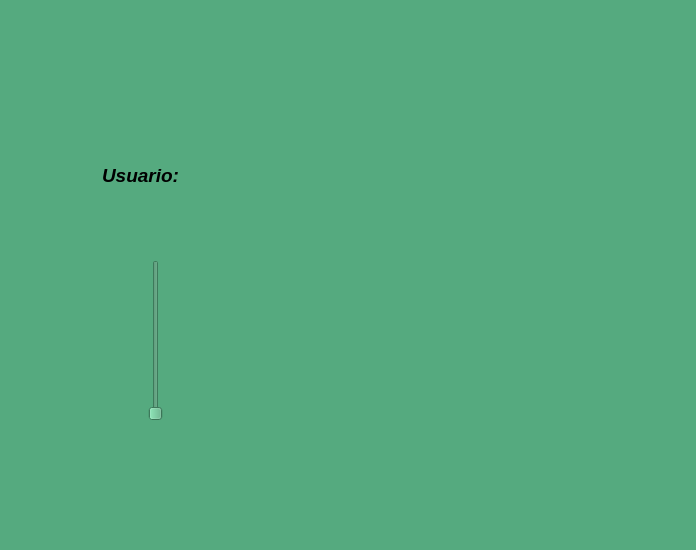
<?xml version="1.0" encoding="UTF-8"?>
<ui version="4.0">
 <class>MainWindow</class>
 <widget class="QMainWindow" name="MainWindow">
  <property name="geometry">
   <rect>
    <x>0</x>
    <y>0</y>
    <width>696</width>
    <height>550</height>
   </rect>
  </property>
  <property name="windowTitle">
   <string>MainWindow</string>
  </property>
  <property name="styleSheet">
   <string notr="true">background-color: rgb(85, 170, 127);</string>
  </property>
  <widget class="QWidget" name="centralwidget">
   <widget class="QLabel" name="label">
    <property name="geometry">
     <rect>
      <x>30</x>
      <y>10</y>
      <width>201</width>
      <height>101</height>
     </rect>
    </property>
    <property name="text">
     <string/>
    </property>
    <property name="pixmap">
     <pixmap resource="../Recursos.qrc">:/Logos/Imagenes/WhatsApp Image 2024-02-15 at 6.57.13 PM.jpeg</pixmap>
    </property>
    <property name="scaledContents">
     <bool>true</bool>
    </property>
   </widget>
   <widget class="QLabel" name="label_2">
    <property name="geometry">
     <rect>
      <x>430</x>
      <y>10</y>
      <width>241</width>
      <height>101</height>
     </rect>
    </property>
    <property name="text">
     <string/>
    </property>
    <property name="pixmap">
     <pixmap resource="../Recursos.qrc">:/Logos/Imagenes/UAT_2018_-_2021_HORIZONTAL.jpg</pixmap>
    </property>
    <property name="scaledContents">
     <bool>true</bool>
    </property>
   </widget>
   <widget class="QLabel" name="label_3">
    <property name="geometry">
     <rect>
      <x>590</x>
      <y>450</y>
      <width>91</width>
      <height>61</height>
     </rect>
    </property>
    <property name="text">
     <string/>
    </property>
    <property name="pixmap">
     <pixmap resource="../Recursos.qrc">:/Logos/Imagenes/WhatsApp Image 2024-02-15 at 9.24.51 PM.jpeg</pixmap>
    </property>
    <property name="scaledContents">
     <bool>true</bool>
    </property>
   </widget>
   <widget class="QLabel" name="img_persona_4">
    <property name="geometry">
     <rect>
      <x>340</x>
      <y>200</y>
      <width>211</width>
      <height>221</height>
     </rect>
    </property>
    <property name="text">
     <string/>
    </property>
    <property name="pixmap">
     <pixmap resource="../Recursos.qrc">:/Logos/Imagenes/images.jpg</pixmap>
    </property>
    <property name="scaledContents">
     <bool>true</bool>
    </property>
   </widget>
   <widget class="QSlider" name="vs_personas">
    <property name="geometry">
     <rect>
      <x>140</x>
      <y>260</y>
      <width>31</width>
      <height>161</height>
     </rect>
    </property>
    <property name="orientation">
     <enum>Qt::Vertical</enum>
    </property>
   </widget>
   <widget class="QLabel" name="label_5">
    <property name="geometry">
     <rect>
      <x>90</x>
      <y>160</y>
      <width>101</width>
      <height>31</height>
     </rect>
    </property>
    <property name="text">
     <string>&lt;html&gt;&lt;head/&gt;&lt;body&gt;&lt;p align=&quot;center&quot;&gt;&lt;span style=&quot; font-size:14pt; font-weight:600; font-style:italic;&quot;&gt;Usuario:&lt;/span&gt;&lt;/p&gt;&lt;/body&gt;&lt;/html&gt;</string>
    </property>
   </widget>
  </widget>
  <widget class="QMenuBar" name="menubar">
   <property name="geometry">
    <rect>
     <x>0</x>
     <y>0</y>
     <width>696</width>
     <height>21</height>
    </rect>
   </property>
  </widget>
  <widget class="QStatusBar" name="statusbar"/>
 </widget>
 <resources>
  <include location="../Recursos.qrc"/>
 </resources>
 <connections/>
</ui>
